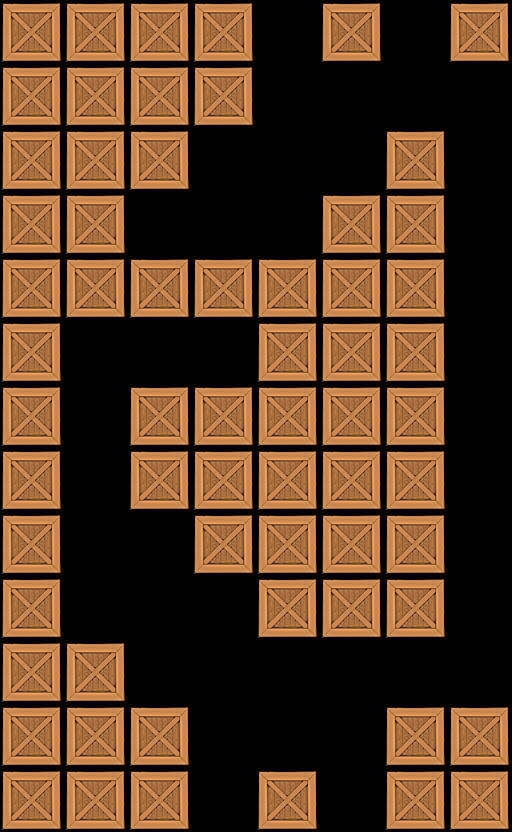

This game map was drawn from its Tiled (.tmx) file and the tilesets committed beside it. A one-line description and the trimmed map source follow:
An orthogonal 8x13 tile map with 64x64 px tiles, 1 tile layer (Tile Layer 1).

<map version="1.0" orientation="orthogonal" width="8" height="13" tilewidth="64" tileheight="64">
 <tileset firstgid="1" name="crate" tilewidth="64" tileheight="64">
  <image source="../../crate5.png" width="64" height="64" />
 </tileset>
 <layer name="Tile Layer 1" width="8" height="13">
  <data>[104 cells, 63 non-empty, 1 distinct tile ids]</data>
 </layer>
</map>
